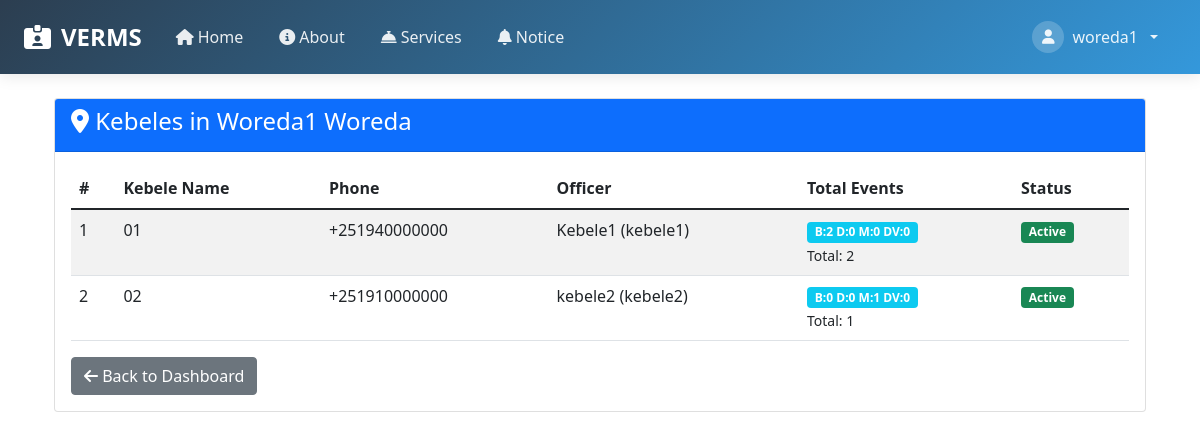
/woreda_officer/kebeles.php (signed in), run on the app's committed database.
### tables this page shows
CREATE TABLE `woredas` (
  `id` int(11) NOT NULL,
  `zone_id` int(11) NOT NULL,
  `woreda_name` varchar(100) NOT NULL,
  `phone` varchar(20) NOT NULL,
  `woreda_officer_id` int(11) NOT NULL,
  `created_at` timestamp NOT NULL DEFAULT current_timestamp()
);

CREATE TABLE `kebeles` (
  `id` int(11) NOT NULL,
  `zone_id` int(11) NOT NULL,
  `woreda_id` int(11) NOT NULL,
  `kebele_name` varchar(100) NOT NULL,
  `phone` varchar(20) NOT NULL,
  `kebele_officer_id` int(11) NOT NULL,
  `created_at` timestamp NOT NULL DEFAULT current_timestamp()
);

CREATE TABLE `users` (
  `id` int(11) NOT NULL,
  `fullname` varchar(100) NOT NULL,
  `username` varchar(50) NOT NULL,
  `email` varchar(100) NOT NULL,
  `phone` varchar(30) NOT NULL,
  `kebele` varchar(100) NOT NULL,
  `woreda` varchar(100) NOT NULL,
  `zone` varchar(100) NOT NULL,
  `password` varchar(255) NOT NULL,
  `role` enum('kebele','woreda','zone','admin','citizen','statistician') NOT NULL,
  `status` enum('active','inactive') DEFAULT 'active',
  `active` tinyint(1) DEFAULT 1,
  `created_at` timestamp NOT NULL DEFAULT current_timestamp(),
  `security_answer` varchar(255) DEFAULT NULL,
  `security_question` varchar(255) DEFAULT NULL
);

### woreda_officer/kebeles.php (the view, shortened to what this page needs)
<?php
require_once '../includes/db_connection.php';
$user_id = intval($_SESSION['user_id']);
$woreda = $conn->query("SELECT * FROM woredas WHERE woreda_officer_id = $user_id")->fetch_assoc();
$woreda_id = $woreda['id'];
$woreda_name = $woreda['woreda_name'];
$kebeles = $conn->query("
    SELECT k.*, u.fullname as officer_name, u.username, u.phone as officer_phone,
           COUNT(DISTINCT be.id) as birth_count,
           COUNT(DISTINCT de.id) as death_count,
           COUNT(DISTINCT me.id) as marriage_count,
           COUNT(DISTINCT dve.id) as divorce_count
    FROM kebeles k
    LEFT JOIN users u ON k.kebele_officer_id = u.id
    LEFT JOIN birth_events be ON k.id = be.place_of_birth
    LEFT JOIN death_events de ON k.id = de.place_of_death
    LEFT JOIN marriage_events me ON k.id = me.place_of_marriage
    LEFT JOIN divorce_events dve ON k.id = dve.place_of_divorce
    WHERE k.woreda_id = $woreda_id
    GROUP BY k.id, k.kebele_name, u.fullname, u.username, u.phone
    ORDER BY k.kebele_name
");
?>
<!DOCTYPE html>
<html lang="en">
<head>
    <link rel="stylesheet" href="https://cdn.jsdelivr.net/npm/bootstrap@5.3.0/dist/css/bootstrap.min.css">
    <link rel="stylesheet" href="https://cdnjs.cloudflare.com/ajax/libs/font-awesome/6.4.0/css/all.min.css">
</head>
<body>
    <?php include '../includes/header.php'; ?>
    <div class="container mt-4">
        <div class="card">
            <div class="card-header bg-primary text-white">
                <h4><i class="fas fa-map-marker-alt"></i> Kebeles in <?= htmlspecialchars($woreda_name) ?> Woreda</h4>
            </div>
            <div class="card-body">
                <?php if ($kebeles->num_rows > 0): ?>
                    <table class="table table-striped">
                        <thead>
                            <tr>
                                <th>#</th>
                                <th>Kebele Name</th>
                                <th>Phone</th>
                                <th>Officer</th>
                                <th>Total Events</th>
                                <th>Status</th>
                            </tr>
                        </thead>
                        <tbody>
                            <?php $i=1; while($k = $kebeles->fetch_assoc()): ?>
                            <?php
                                $total_events = $k['birth_count'] + $k['death_count'] + $k['marriage_count'] + $k['divorce_count'];
                            ?>
                            <tr>
                                <td><?= $i++ ?></td>
                                <td><?= htmlspecialchars($k['kebele_name']) ?></td>
                                <td><?= htmlspecialchars($k['phone']) ?></td>
                                <td>
                                    <?php if ($k['officer_name']): ?>
                                        <?= htmlspecialchars($k['officer_name']) ?> (<?= htmlspecialchars($k['username']) ?>)<br>
                                    <?php else: ?>
                                        <span class="text-danger">No Officer</span>
                                    <?php endif; ?>
                                </td>
                                <td>
                                    <span class="badge bg-info">
                                        B:<?= $k['birth_count'] ?>
                                        D:<?= $k['death_count'] ?>
                                        M:<?= $k['marriage_count'] ?>
                                        DV:<?= $k['divorce_count'] ?>
                                    </span>
                                    <br>
                                    <small>Total: <?= $total_events ?></small>
                                </td>
                                <td>
                                    <span class="badge bg-<?= $k['kebele_officer_id'] ? 'success' : 'warning' ?>">
                                        <?= $k['kebele_officer_id'] ? 'Active' : 'Inactive' ?>
                                    </span>
                                </td>
                            </tr>
                            <?php endwhile; ?>
                        </tbody>
                    </table>
                <?php endif; ?>
                <div class="mt-3">
                    <a href="dashboard.php" class="btn btn-secondary">
                        <i class="fas fa-arrow-left"></i> Back to Dashboard
                    </a>
                </div>
            </div>
        </div>
    </div>
</body>
</html>

### includes/header.php (style rules this page uses)
:root { --primary-color: #2c3e50; --secondary-color: #3498db; --accent-color: #e74c3c; --success-color: #27ae60; --warning-color: #f39c12; --light-color: #ecf0f1; --dark-color: #2c3e50; --gradient-primary: linear-gradient(135deg, #2c3e50 0%, #3498db 100%); --gradient-secondary: linear-gradient(135deg, #3498db 0%, #2c3e50 100%); --shadow: 0 4px 6px rgba(0, 0, 0, 0.1); --transition: all 0.3s ease; }

### data on the page
woredas: woreda_name "Woreda1"
kebeles: kebele_name "01", phone "+251940000000", kebele_officer.fullname "Kebele1", kebele_officer.username "kebele1", birth_count "2", death_count "0", marriage_count "0", divorce_count "0", total_events "2", shows "Active"
kebeles: kebele_name "02", phone "+251910000000", kebele_officer.fullname "kebele2", kebele_officer.username "kebele2", birth_count "0", death_count "0", marriage_count "1", divorce_count "0", total_events "1", shows "Active"

### other printed values
$_SESSION['username'] "woreda1"
